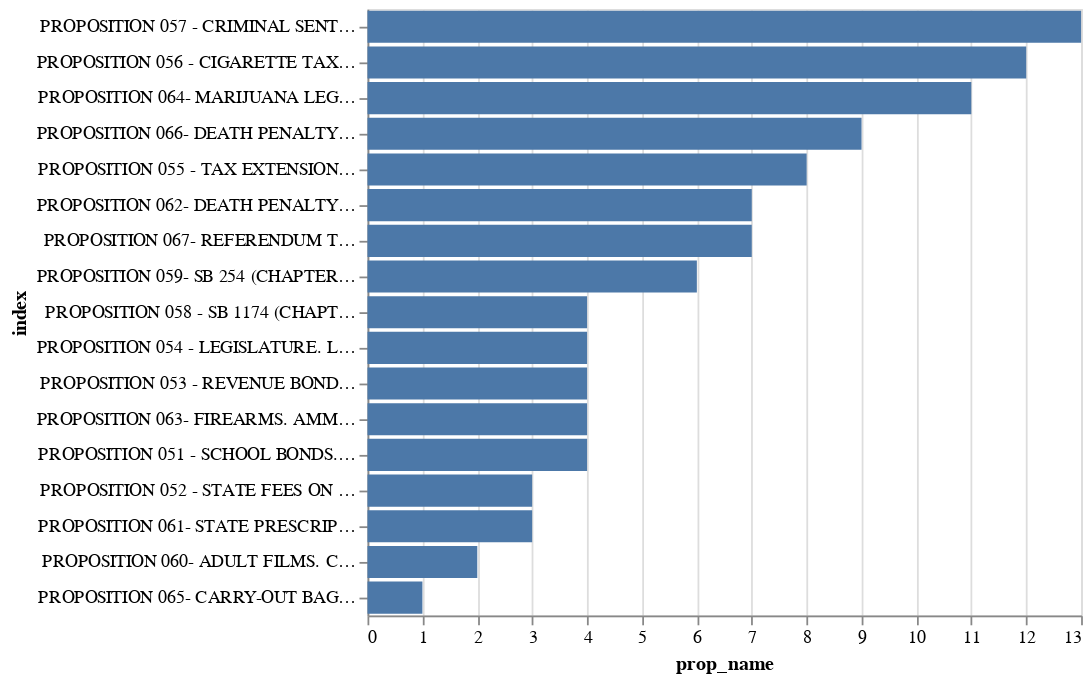

The cell this chart's notebook holds for it:
### Markdown cell above
### Number of committees per proposition

### Code cell
alt.Chart(committees.prop_name.value_counts().reset_index()).mark_bar().encode(x="prop_name",y=alt.Y("index", sort='-x'))

### Figure 1 — Vega-Lite specification as saved in the notebook (floating-point values rounded to 4 significant figures)
{"config": {"view": {"continuousWidth": 400, "continuousHeight": 300}}, "data": {"name": "data-dad0ad3137ddbfe7e5e723e06fac46e2"}, "mark": "bar", "encoding": {"x": {"type": "quantitative", "field": "prop_name"}, "y": {"type": "nominal", "field": "index", "sort": "-x"}}, "$schema": "https://vega.github.io/schema/vega-lite/v4.8.1.json", "datasets": {"data-dad0ad3137ddbfe7e5e723e06fac46e2": [{"index": "PROPOSITION 057 - CRIMINAL SENTENCES. JUVENILE CRIMINAL PROCEEDINGS AND SENTENCING. INITIATIVE CONSTITUTIONAL AMENDMENT AND STATUTE.", "prop_name": 13}, {"index": "PROPOSITION 056 - CIGARETTE TAX TO FUND HEALTHCARE, TOBACCO USE PREVENTION, RESEARCH, AND LAW ENFORCEMENT. INITIATIVE CONSTITUTIONAL AMENDMENT AND STATUTE.", "prop_name": 12}, {"index": "PROPOSITION 064- MARIJUANA LEGALIZATION. INITIATIVE STATUTE.", "prop_name": 11}, {"index": "PROPOSITION 066- DEATH PENALTY. PROCEDURES. INITIATIVE STATUTE.", "prop_name": 9}, {"index": "PROPOSITION 055 - TAX EXTENSION TO FUND EDUCATION AND HEALTHCARE. INITIATIVE CONSTITUTIONAL AMENDMENT.", "prop_name": 8}, {"index": "PROPOSITION 062- DEATH PENALTY. INITIATIVE STATUTE.", "prop_name": 7}, {"index": "PROPOSITION 067- REFERENDUM TO OVERTURN BAN ON SINGLE-USE PLASTIC BAGS.", "prop_name": 7}, {"index": "PROPOSITION 059- SB 254 (CHAPTER 20, STATUTES OF 2016), ALLEN. CAMPAIGN FINANCE: VOTER INSTRUCTION", "prop_name": 6}, {"index": "PROPOSITION 058 - SB 1174 (CHAPTER 753, STATUTES OF 2014), LARA. ENGLISH LANGUAGE EDUCATION", "prop_name": 4}, {"index": "PROPOSITION 054 - LEGISLATURE. LEGISLATION AND PROCEEDINGS. INITIATIVE CONSTITUTIONAL AMENDMENT AND STATUTE.", "prop_name": 4}, {"index": "PROPOSITION 053 - REVENUE BONDS. STATEWIDE VOTER APPROVAL. INITIATIVE CONSTITUTIONAL AMENDMENT.", "prop_name": 4}, {"index": "PROPOSITION 063- FIREARMS. AMMUNITION SALES. INTIATIVE STATUTE.", "prop_name": 4}, {"index": "PROPOSITION 051 - SCHOOL BONDS. FUNDING FOR K-12 SCHOOL AND COMMUNITY COLLEGE FACILITIES. INITIATIVE STATUTORY AMENDMENT.", "prop_name": 4}, {"index": "PROPOSITION 052 - STATE FEES ON HOSPITALS. FEDERAL MEDI-CAL MATCHING FUNDS. INITIATIVE STATUTORY AND CONSTITUTIONAL AMENDMENT.", "prop_name": 3}, {"index": "PROPOSITION 061- STATE PRESCRIPTION DRUG PURCHASES. PRICING STANDARDS. INITIATIVE STATUTE.", "prop_name": 3}, {"index": "PROPOSITION 060- ADULT FILMS. CONDOMS. HEALTH REQUIREMENTS. INITIATIVE STATUTE.", "prop_name": 2}, {"index": "PROPOSITION 065- CARRY-OUT BAGS. CHARGES. INITIATIVE STATUTE.", "prop_name": 1}]}}
